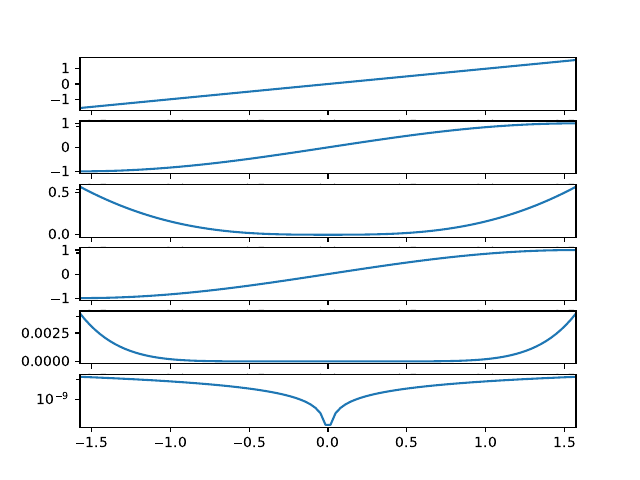

Here is the Python script that generated this plot:
import numpy as np
import matplotlib.pyplot as plt

t = np.linspace(-np.pi/2, np.pi/2, 100)
s1 = t.copy()
s2 = np.sin(t)
pade_approximation = (t - 7*t**3/60)/(1+t**2/20)

fig, ax = plt.subplots(nrows=6, ncols=1)
for i in range(len(ax)):
    ax[i].set_xlim([-np.pi/2, np.pi/2])
ax[0].plot(t, s1)
ax[1].plot(t, s2)

err_linear = np.abs(s1 - s2)
ax[2].plot(t, err_linear)
ax[3].plot(t, pade_approximation)
err_pade = np.abs(pade_approximation - s2)
ax[4].plot(t, err_pade)
ax[5].plot(t, err_pade)
ax[5].set_yscale('log')

plt.savefig('ex8.pdf')
plt.show()